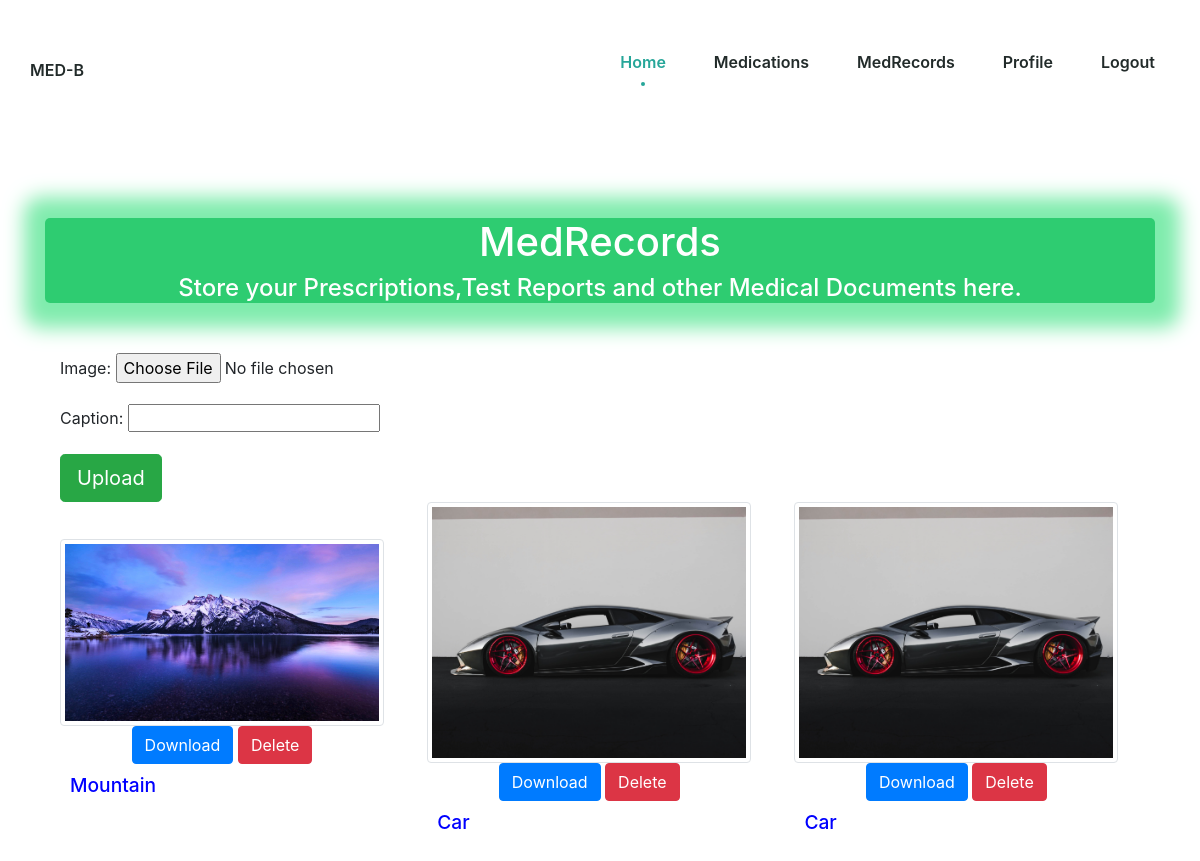
Page /prescription/ (signed in) on the committed database.
### prescription/models.py (models this page shows, shortened)
class Image(models.Model):
    caption = models.CharField(max_length=100)
    image = models.ImageField(upload_to="images")
    user = models.ForeignKey(User, on_delete=models.CASCADE,default=1)

### prescription/views.py (the view, shortened to what this page needs)
# urls.py: path('',views.index, name='index'),
@login_required
def index(request):
    form = ImageForm(data=request.POST, files=request.FILES)
    img = Image.objects.filter(user=request.user)
    return render(request, "prescription.html",{"img": img, "form": form})

### prescription/form.py
class ImageForm(forms.ModelForm):
    class Meta:
        model = Image
        fields=("caption","image")

### templates/prescription.html (shortened to what this page needs)
{% load static %}
<!doctype html>
<html lang="en">
  <head>
	<link rel="stylesheet" href="https://cdnjs.cloudflare.com/ajax/libs/bootstrap/5.1.3/css/bootstrap.min.css">
  <link rel="stylesheet" href="https://cdn.jsdelivr.net/npm/boxicons@latest/css/boxicons.min.css">
  <link rel="stylesheet" href="{% static 'dashboard/css/styles.css' %}">
    <link rel="stylesheet" href="https://cdn.jsdelivr.net/npm/bootstrap@4.3.1/dist/css/bootstrap.min.css">
  </head>
  <body>
    <header class="header" id="header">
      <nav class="nav container">
        <a href="{% url 'index' %}" class="nav__logo"><span class="fs-8">MED</span>-B</a>
        <div class="nav__menu" id="nav-menu">
              <ul class="nav__list">
                  <li class="nav__item">
                      <a href="{% url 'dashboard' %}" class="nav__link active-link">
                          <span class="nav__name">Home</span>
                      </a>
                  </li>
                  <li class="nav__item">
                      <a href="{% url 'dashboard' %}" class="nav__link">
                          <span class="nav__name">Medications</span>
                      </a>
                  </li>
                  <li class="nav__item">
                    <a href="#" class="nav__link">
                        <span class="nav__name">MedRecords</span>
                    </a>
                </li>
                  <li class="nav__item">
                    <a href="{% url 'profile' %}" class="nav__link">
                        <span class="nav__name">Profile</span>
                    </a>
                </li>
                  <li class="nav__item">
                      <a href="{% url 'logout' %}" class="nav__link">
                          <span class="nav__name">Logout </span>
                      </a>
                  </li>
              </ul>
          </div>
      </nav>
  </header>
<br>
<br>
<br>
<br>
<br>
<br>
<br>
<div class="container">
    <div class="header-MedRecords">
        <h1>MedRecords</h1>
        <h4>Store your Prescriptions,Test Reports and other Medical Documents here.</h4>
    </div>
    <div class="container">
        <form action="upload" method="POST" enctype="multipart/form-data">
          <div class="form-group">
            <label for="{{ form.image.id_for_label }}">Image:</label>
            {{ form.image }}
          </div>
          <div class="form-group">
            <label for="{{ form.caption.id_for_label }}">Caption:</label>
            {{ form.caption }}
          </div>
          <button type="submit" class="btn btn-lg btn-success">Upload</button>
        </form>
        <div class="Docs">
        {% for x in img %}
         <div class="Docs-item">
            <img src="{{x.image.url}}" height="70%" width="70%" class="img-thumbnail">
            <div class="image-actions">
                <a href="{% url 'download_image' x.id %}" class="btn btn-primary">Download</a>
                <a href="{% url 'delete_image' x.id %}" class="btn btn-danger">Delete</a>
            </div>
            <h2 class="caption">{{x.caption}}</h2>
         </div>
         {% endfor %}
        </div>
    </div>
  </div>
  </body>
</html>

### static/dashboard/css/styles.css (style rules this page uses)
:root { --header-height: 3rem; --hue: 174; --sat: 63%; --first-color: hsl(var(--hue), var(--sat), 40%); --first-color-alt: hsl(var(--hue), var(--sat), 36%); --title-color: hsl(var(--hue), 12%, 15%); --text-color: hsl(var(--hue), 8%, 35%); --body-color: hsl(var(--hue), 100%, 99%); --container-color: #FFF; --body-font: 'Open Sans', sans-serif; --h1-font-size: 1.5rem; --normal-font-size: .938rem; --tiny-font-size: .625rem; --z-tooltip: 10; --z-fixed: 100; }
@media screen and (min-width: 968px) { :root { --h1-font-size: 2.25rem; --normal-font-size: 1rem; } }
* { box-sizing: border-box; padding: 0; margin: 0; }
html { scroll-behavior: smooth; }
body { margin: var(--header-height) 0 0 0; font-family: var(--body-font); font-size: var(--normal-font-size); background-color: var(--body-color); color: var(--text-color); }
ul { list-style: none; }
a { text-decoration: none; }
img { max-width: 100%; height: auto; }
.container { max-width: 968px; margin-left: 1rem; margin-right: 1rem; max-height: 10px; }
.header { position: fixed; top: 0; left: 0; width: 100%; background-color: var(--container-color); z-index: var(--z-fixed); transition: .4s; }
.nav { height: var(--header-height); display: flex; justify-content: space-between; align-items: center; }
.nav__logo { color: var(--title-color); font-weight: 600; }
.nav__list, .nav__link { display: flex; }
.nav__link { flex-direction: column; align-items: center; row-gap: 4px; color: var(--title-color); font-weight: 600; }
.nav__list { justify-content: space-around; }
.nav__name { font-size: var(--tiny-font-size); }
.active-link { position: relative; color: var(--first-color); transition: .3s; }
@media screen and (min-width: 576px) { .nav__list { justify-content: center; column-gap: 3rem; } }
@media screen and (min-width: 767px) { body { margin: 0; } }
@media screen and (min-width: 767px) { .nav { height: calc(var(--header-height) + 1.5rem); } }
@media screen and (min-width: 767px) { .nav__name { font-size: var(--normal-font-size); } }
@media screen and (min-width: 767px) { .active-link::before { content: ''; position: absolute; bottom: -.75rem; width: 4px; height: 4px; background-color: var(--first-color); border-radius: 50%; } }
@media screen and (min-width: 1024px) { .container { margin-left: auto; margin-right: auto; } }

### templates/prescription.html (style rules this page uses)
.header-MedRecords { text-align: center; color:white; margin-top: 4px; background-color:#2ecc71; border-radius:5px; box-shadow:2px 2px 20px 23px #7fecad; }
.container { justify:center; margin-top:50px; }
.Docs { display:flex; flex-wrap:wrap; justify-content:space-between; align-items:center; margin-bottom:20px; }
.Docs-item { width:30%; margin-bottom:20px; text-align:center; }
.caption { bottom:0; left:0; right:0; color:blue; padding:10px; font-size:1.2rem; text-align:left; }
img { display:block; width:100%; height:auto; }

### rows in the picture
Image: image (picture), caption "Mountain"
Image: image (picture), caption "Car"
Image: image (picture), caption "Car"
